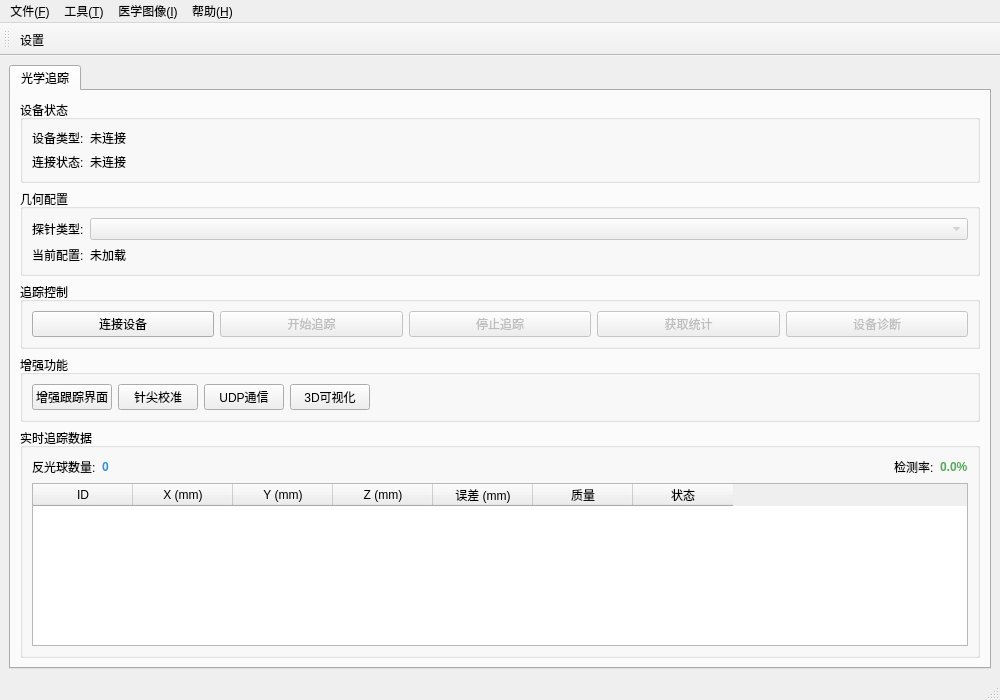
<?xml version="1.0" encoding="UTF-8"?>
<ui version="4.0">
 <class>MainWindow</class>
 <widget class="QMainWindow" name="MainWindow">
  <property name="geometry">
   <rect>
    <x>0</x>
    <y>0</y>
    <width>1000</width>
    <height>700</height>
   </rect>
  </property>
  <property name="windowTitle">
   <string>医疗管理系统 - Medical Pro</string>
  </property>
  <widget class="QWidget" name="centralwidget">
   <layout class="QVBoxLayout" name="verticalLayout">
    <item>
     <widget class="QTabWidget" name="tabWidget">
      <property name="currentIndex">
       <number>0</number>
      </property>
      <widget class="QWidget" name="opticalTrackingTab">
       <attribute name="title">
        <string>光学追踪</string>
       </attribute>
       <layout class="QVBoxLayout" name="trackingLayout">
        <item>
         <widget class="QGroupBox" name="deviceStatusGroup">
          <property name="title">
           <string>设备状态</string>
          </property>
          <layout class="QFormLayout" name="deviceStatusLayout">
           <item row="0" column="0">
            <widget class="QLabel" name="deviceTypeLabel">
             <property name="text">
              <string>设备类型:</string>
             </property>
            </widget>
           </item>
           <item row="0" column="1">
            <widget class="QLabel" name="deviceTypeValue">
             <property name="text">
              <string>未连接</string>
             </property>
            </widget>
           </item>
           <item row="1" column="0">
            <widget class="QLabel" name="connectionStatusLabel">
             <property name="text">
              <string>连接状态:</string>
             </property>
            </widget>
           </item>
           <item row="1" column="1">
            <widget class="QLabel" name="connectionStatusValue">
             <property name="text">
              <string>未连接</string>
             </property>
            </widget>
           </item>
          </layout>
         </widget>
        </item>
        <item>
         <widget class="QGroupBox" name="geometryConfigGroup">
          <property name="title">
           <string>几何配置</string>
          </property>
          <layout class="QFormLayout" name="geometryConfigLayout">
           <item row="0" column="0">
            <widget class="QLabel" name="geometryLabel">
             <property name="text">
              <string>探针类型:</string>
             </property>
            </widget>
           </item>
           <item row="0" column="1">
            <widget class="QComboBox" name="geometryComboBox">
             <property name="enabled">
              <bool>false</bool>
             </property>
            </widget>
           </item>
           <item row="1" column="0">
            <widget class="QLabel" name="geometryInfoLabel">
             <property name="text">
              <string>当前配置:</string>
             </property>
            </widget>
           </item>
           <item row="1" column="1">
            <widget class="QLabel" name="geometryInfoValue">
             <property name="text">
              <string>未加载</string>
             </property>
            </widget>
           </item>
          </layout>
         </widget>
        </item>
        <item>
         <widget class="QGroupBox" name="trackingControlGroup">
          <property name="title">
           <string>追踪控制</string>
          </property>
          <layout class="QHBoxLayout" name="controlLayout">
           <item>
            <widget class="QPushButton" name="connectDeviceBtn">
             <property name="text">
              <string>连接设备</string>
             </property>
            </widget>
           </item>
           <item>
            <widget class="QPushButton" name="startTrackingBtn">
             <property name="text">
              <string>开始追踪</string>
             </property>
             <property name="enabled">
              <bool>false</bool>
             </property>
            </widget>
           </item>
           <item>
            <widget class="QPushButton" name="stopTrackingBtn">
             <property name="text">
              <string>停止追踪</string>
             </property>
             <property name="enabled">
              <bool>false</bool>
             </property>
            </widget>
           </item>
           <item>
            <widget class="QPushButton" name="getStatsBtn">
             <property name="text">
              <string>获取统计</string>
             </property>
             <property name="enabled">
              <bool>false</bool>
             </property>
            </widget>
           </item>
           <item>
            <widget class="QPushButton" name="diagnoseDeviceBtn">
             <property name="text">
              <string>设备诊断</string>
             </property>
             <property name="enabled">
              <bool>false</bool>
             </property>
            </widget>
           </item>
          </layout>
         </widget>
        </item>
        <item>
         <widget class="QGroupBox" name="enhancedFeaturesGroup">
          <property name="title">
           <string>增强功能</string>
          </property>
          <layout class="QHBoxLayout" name="enhancedFeaturesLayout">
           <item>
            <widget class="QPushButton" name="openEnhancedTrackingBtn">
             <property name="text">
              <string>增强跟踪界面</string>
             </property>
             <property name="toolTip">
              <string>打开集成VTK 3D渲染的增强跟踪界面</string>
             </property>
            </widget>
           </item>
           <item>
            <widget class="QPushButton" name="openPivotCalibrationBtn">
             <property name="text">
              <string>针尖校准</string>
             </property>
             <property name="toolTip">
              <string>启动针尖校准功能，自动计算探针尖端位置</string>
             </property>
            </widget>
           </item>
           <item>
            <widget class="QPushButton" name="openUDPCommunicationBtn">
             <property name="text">
              <string>UDP通信</string>
             </property>
             <property name="toolTip">
              <string>查看UDP通信状态和配置</string>
             </property>
            </widget>
           </item>
           <item>
            <widget class="QPushButton" name="open3DVisualizationBtn">
             <property name="text">
              <string>3D可视化</string>
             </property>
             <property name="toolTip">
              <string>打开三维骨骼显示和点云渲染界面</string>
             </property>
            </widget>
           </item>
           <item>
            <spacer name="enhancedFeaturesHorizontalSpacer">
             <property name="orientation">
              <enum>Qt::Horizontal</enum>
             </property>
             <property name="sizeHint" stdset="0">
              <size>
               <width>40</width>
               <height>20</height>
              </size>
             </property>
            </spacer>
           </item>
          </layout>
         </widget>
        </item>
        <item>
         <widget class="QGroupBox" name="trackingDataGroup">
          <property name="title">
           <string>实时追踪数据</string>
          </property>
          <layout class="QVBoxLayout" name="trackingDataLayout">
           <item>
            <layout class="QHBoxLayout" name="summaryLayout">
             <item>
              <widget class="QLabel" name="markerCountLabel">
               <property name="text">
                <string>反光球数量:</string>
               </property>
              </widget>
             </item>
             <item>
              <widget class="QLabel" name="markerCountValue">
               <property name="text">
                <string>0</string>
               </property>
               <property name="styleSheet">
                <string>font-weight: bold; color: #2196F3;</string>
               </property>
              </widget>
             </item>
             <item>
              <spacer name="horizontalSpacer_2">
               <property name="orientation">
                <enum>Qt::Horizontal</enum>
               </property>
               <property name="sizeHint" stdset="0">
                <size>
                 <width>40</width>
                 <height>20</height>
                </size>
               </property>
              </spacer>
             </item>
             <item>
              <widget class="QLabel" name="detectionRateLabel">
               <property name="text">
                <string>检测率:</string>
               </property>
              </widget>
             </item>
             <item>
              <widget class="QLabel" name="detectionRateValue">
               <property name="text">
                <string>0.0%</string>
               </property>
               <property name="styleSheet">
                <string>font-weight: bold; color: #4CAF50;</string>
               </property>
              </widget>
             </item>
            </layout>
           </item>
           <item>
            <widget class="QTableWidget" name="markersTableWidget">
             <property name="alternatingRowColors">
              <bool>true</bool>
             </property>
             <property name="selectionBehavior">
              <enum>QAbstractItemView::SelectRows</enum>
             </property>
             <property name="sortingEnabled">
              <bool>true</bool>
             </property>
             <property name="minimumHeight">
              <number>200</number>
             </property>
             <column>
              <property name="text">
               <string>ID</string>
              </property>
              <property name="width">
               <number>50</number>
              </property>
             </column>
             <column>
              <property name="text">
               <string>X (mm)</string>
              </property>
              <property name="width">
               <number>80</number>
              </property>
             </column>
             <column>
              <property name="text">
               <string>Y (mm)</string>
              </property>
              <property name="width">
               <number>80</number>
              </property>
             </column>
             <column>
              <property name="text">
               <string>Z (mm)</string>
              </property>
              <property name="width">
               <number>80</number>
              </property>
             </column>
             <column>
              <property name="text">
               <string>误差 (mm)</string>
              </property>
              <property name="width">
               <number>85</number>
              </property>
             </column>
             <column>
              <property name="text">
               <string>质量</string>
              </property>
              <property name="width">
               <number>60</number>
              </property>
             </column>
             <column>
              <property name="text">
               <string>状态</string>
              </property>
              <property name="width">
               <number>60</number>
              </property>
             </column>
            </widget>
           </item>
          </layout>
         </widget>
        </item>
       </layout>
      </widget>
     </widget>
    </item>
   </layout>
  </widget>
  <widget class="QMenuBar" name="menubar">
   <property name="geometry">
    <rect>
     <x>0</x>
     <y>0</y>
     <width>1000</width>
     <height>21</height>
    </rect>
   </property>
   <widget class="QMenu" name="fileMenu">
    <property name="title">
     <string>文件(&amp;F)</string>
    </property>
    <addaction name="newAction"/>
    <addaction name="openAction"/>
    <addaction name="saveAction"/>
    <addaction name="separator"/>
    <addaction name="exitAction"/>
   </widget>

   <widget class="QMenu" name="toolsMenu">
    <property name="title">
     <string>工具(&amp;T)</string>
    </property>
    <addaction name="settingsAction"/>
   </widget>
   <widget class="QMenu" name="imageMenu">
    <property name="title">
     <string>医学图像(&amp;I)</string>
    </property>
   </widget>
   <widget class="QMenu" name="helpMenu">
    <property name="title">
     <string>帮助(&amp;H)</string>
    </property>
    <addaction name="aboutAction"/>
   </widget>
   <addaction name="fileMenu"/>
   <addaction name="toolsMenu"/>
   <addaction name="imageMenu"/>
   <addaction name="helpMenu"/>
  </widget>
  <widget class="QStatusBar" name="statusbar"/>
  <widget class="QToolBar" name="toolBar">
   <property name="windowTitle">
    <string>toolBar</string>
   </property>
   <attribute name="toolBarArea">
    <enum>TopToolBarArea</enum>
   </attribute>
   <attribute name="toolBarBreak">
    <bool>false</bool>
   </attribute>
   <addaction name="settingsAction"/>
  </widget>
  <action name="newAction">
   <property name="text">
    <string>新建(&amp;N)</string>
   </property>
   <property name="shortcut">
    <string>Ctrl+N</string>
   </property>
  </action>
  <action name="openAction">
   <property name="text">
    <string>打开(&amp;O)</string>
   </property>
   <property name="shortcut">
    <string>Ctrl+O</string>
   </property>
  </action>
  <action name="saveAction">
   <property name="text">
    <string>保存(&amp;S)</string>
   </property>
   <property name="shortcut">
    <string>Ctrl+S</string>
   </property>
  </action>
  <action name="exitAction">
   <property name="text">
    <string>退出(&amp;E)</string>
   </property>
   <property name="shortcut">
    <string>Ctrl+Q</string>
   </property>
  </action>

  <action name="settingsAction">
   <property name="text">
    <string>设置</string>
   </property>
  </action>
  <action name="aboutAction">
   <property name="text">
    <string>关于</string>
   </property>
  </action>
 </widget>
 <resources/>
 <connections/>
</ui>
